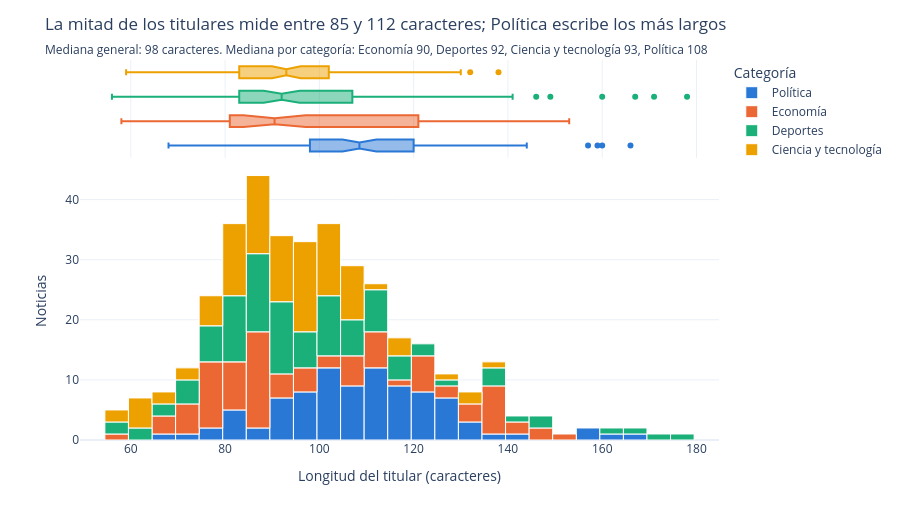

Here is the notebook cell this chart was saved with:
### Code cell
q1, mediana, q3 = df["len_titular"].quantile([0.25, 0.5, 0.75])
med_cat = df.groupby("etiqueta")["len_titular"].median().sort_values()

fig3 = px.histogram(df, x="len_titular", nbins=30, color="etiqueta", marginal="box",
                    color_discrete_map=COLORES, category_orders={"etiqueta": ETIQUETAS},
                    labels={"len_titular": "Longitud del titular (caracteres)", "etiqueta": "Categoría"})
fig3.for_each_trace(lambda t: t.update(name=ETIQ_LEGIBLE[t.name]))
fig3.update_traces(marker_line=dict(color="white", width=1), selector=dict(type="histogram"))
fig3.update_layout(height=520, yaxis_title="Noticias", legend_title_text="Categoría", title=dict(
    text=(f"La mitad de los titulares mide entre {q1:.0f} y {q3:.0f} caracteres; "
          f"{ETIQ_LEGIBLE[med_cat.index[-1]]} escribe los más largos"),
    subtitle=dict(text=(f"Mediana general: {mediana:.0f} caracteres. Mediana por categoría: "
                        + ", ".join(f"{ETIQ_LEGIBLE[k]} {v:.0f}" for k, v in med_cat.items())))))
fig3.show()

### Figure 1 — Plotly figure (JSON) as saved in the notebook; plotly's stock layout.template omitted (floating-point values rounded to 4 significant figures)
{"data": [{"bingroup": "x", "hovertemplate": "Categoría=politica<br>Longitud del titular (caracteres)=%{x}<br>count=%{y}<extra></extra>", "legendgroup": "politica", "marker": {"color": "#2a78d6", "line": {"color": "white", "width": 1}, "pattern": {"shape": ""}}, "name": "Política", "nbinsx": 30, "orientation": "v", "showlegend": true, "type": "histogram", "x": [113, 112, 84, 114, 104, 91, 116, 102, 128, 104, 107, 131, 112, 125, 99, 88, 129, 127, 115, 121, 104, 157, 112, 103, 82, 117, 112, 112, 98, 120, 94, 84, 107, 124, 127, 144, 105, 97, 74, 101, 99, 104, 91, 113, 108, 92, 159, 95, 130, 122, 107, 119, 76, 102, 160, 108, 104, 116, 166, 130, 111, 120, 114, 68, 96, 83, 92, 129, 98, 94, 120, 97, 114, 79, 109, 136, 118, 105, 117, 121, 105, 115, 83, 101, 103, 94, 89, 113, 126, 119, 120, 104], "xaxis": "x", "yaxis": "y"}, {"hovertemplate": "Categoría=politica<br>Longitud del titular (caracteres)=%{x}<extra></extra>", "legendgroup": "politica", "marker": {"color": "#2a78d6"}, "name": "Política", "notched": true, "showlegend": false, "type": "box", "x": [113, 112, 84, 114, 104, 91, 116, 102, 128, 104, 107, 131, 112, 125, 99, 88, 129, 127, 115, 121, 104, 157, 112, 103, 82, 117, 112, 112, 98, 120, 94, 84, 107, 124, 127, 144, 105, 97, 74, 101, 99, 104, 91, 113, 108, 92, 159, 95, 130, 122, 107, 119, 76, 102, 160, 108, 104, 116, 166, 130, 111, 120, 114, 68, 96, 83, 92, 129, 98, 94, 120, 97, 114, 79, 109, 136, 118, 105, 117, 121, 105, 115, 83, 101, 103, 94, 89, 113, 126, 119, 120, 104], "xaxis": "x2", "yaxis": "y2"}, {"bingroup": "x", "hovertemplate": "Categoría=economia<br>Longitud del titular (caracteres)=%{x}<br>count=%{y}<extra></extra>", "legendgroup": "economia", "marker": {"color": "#eb6834", "line": {"color": "white", "width": 1}, "pattern": {"shape": ""}}, "name": "Economía", "nbinsx": 30, "orientation": "v", "showlegend": true, "type": "histogram", "x": [58, 65, 90, 94, 127, 77, 111, 99, 77, 89, 141, 66, 79, 97, 88, 85, 103, 81, 77, 88, 72, 86, 110, 123, 153, 121, 124, 71, 111, 100, 149, 139, 91, 87, 134, 148, 78, 69, 114, 133, 76, 108, 119, 71, 85, 112, 137, 135, 137, 136, 107, 83, 83, 131, 138, 80, 110, 136, 106, 76, 127, 86, 89, 124, 86, 87, 95, 75, 88, 84, 86, 78, 72, 105, 108, 120, 82, 136, 85, 77, 89, 76, 142, 81, 89, 95, 93, 121, 74, 83], "xaxis": "x", "yaxis": "y"}, {"hovertemplate": "Categoría=economia<br>Longitud del titular (caracteres)=%{x}<extra></extra>", "legendgroup": "economia", "marker": {"color": "#eb6834"}, "name": "Economía", "notched": true, "showlegend": false, "type": "box", "x": [58, 65, 90, 94, 127, 77, 111, 99, 77, 89, 141, 66, 79, 97, 88, 85, 103, 81, 77, 88, 72, 86, 110, 123, 153, 121, 124, 71, 111, 100, 149, 139, 91, 87, 134, 148, 78, 69, 114, 133, 76, 108, 119, 71, 85, 112, 137, 135, 137, 136, 107, 83, 83, 131, 138, 80, 110, 136, 106, 76, 127, 86, 89, 124, 86, 87, 95, 75, 88, 84, 86, 78, 72, 105, 108, 120, 82, 136, 85, 77, 89, 76, 142, 81, 89, 95, 93, 121, 74, 83], "xaxis": "x2", "yaxis": "y2"}, {"bingroup": "x", "hovertemplate": "Categoría=deportes<br>Longitud del titular (caracteres)=%{x}<br>count=%{y}<extra></extra>", "legendgroup": "deportes", "marker": {"color": "#1baf7a", "line": {"color": "white", "width": 1}, "pattern": {"shape": ""}}, "name": "Deportes", "nbinsx": 30, "orientation": "v", "showlegend": true, "type": "histogram", "x": [83, 85, 92, 91, 123, 90, 92, 111, 101, 111, 101, 99, 85, 56, 102, 94, 84, 100, 62, 135, 69, 62, 75, 99, 106, 99, 82, 149, 178, 171, 100, 89, 113, 97, 101, 117, 105, 100, 73, 112, 128, 92, 107, 90, 115, 85, 112, 90, 79, 96, 86, 77, 82, 85, 105, 77, 106, 93, 73, 88, 117, 86, 113, 100, 58, 110, 80, 70, 102, 86, 74, 146, 141, 89, 135, 84, 120, 104, 167, 83, 79, 90, 118, 107, 135, 160, 80, 67, 88, 77, 80, 89, 92, 83, 92, 81, 86, 98], "xaxis": "x", "yaxis": "y"}, {"hovertemplate": "Categoría=deportes<br>Longitud del titular (caracteres)=%{x}<extra></extra>", "legendgroup": "deportes", "marker": {"color": "#1baf7a"}, "name": "Deportes", "notched": true, "showlegend": false, "type": "box", "x": [83, 85, 92, 91, 123, 90, 92, 111, 101, 111, 101, 99, 85, 56, 102, 94, 84, 100, 62, 135, 69, 62, 75, 99, 106, 99, 82, 149, 178, 171, 100, 89, 113, 97, 101, 117, 105, 100, 73, 112, 128, 92, 107, 90, 115, 85, 112, 90, 79, 96, 86, 77, 82, 85, 105, 77, 106, 93, 73, 88, 117, 86, 113, 100, 58, 110, 80, 70, 102, 86, 74, 146, 141, 89, 135, 84, 120, 104, 167, 83, 79, 90, 118, 107, 135, 160, 80, 67, 88, 77, 80, 89, 92, 83, 92, 81, 86, 98], "xaxis": "x2", "yaxis": "y2"}, {"bingroup": "x", "hovertemplate": "Categoría=ciencia_tecnologia<br>Longitud del titular (caracteres)=%{x}<br>count=%{y}<extra></extra>", "legendgroup": "ciencia_tecnologia", "marker": {"color": "#eda100", "line": {"color": "white", "width": 1}, "pattern": {"shape": ""}}, "name": "Ciencia y tecnología", "nbinsx": 30, "orientation": "v", "showlegend": true, "type": "histogram", "x": [90, 76, 87, 88, 84, 103, 97, 95, 97, 70, 103, 84, 96, 107, 107, 89, 80, 101, 80, 88, 96, 90, 78, 138, 106, 102, 107, 94, 103, 101, 99, 62, 85, 94, 99, 81, 88, 88, 93, 82, 115, 115, 59, 97, 106, 86, 101, 90, 99, 94, 130, 77, 62, 105, 59, 90, 83, 87, 117, 103, 102, 97, 105, 99, 74, 90, 84, 62, 88, 60, 128, 80, 103, 104, 98, 83, 97, 67, 100, 89, 98, 77, 76, 90, 61, 99, 132, 93, 83, 108, 80, 89, 89, 65, 114, 107], "xaxis": "x", "yaxis": "y"}, {"hovertemplate": "Categoría=ciencia_tecnologia<br>Longitud del titular (caracteres)=%{x}<extra></extra>", "legendgroup": "ciencia_tecnologia", "marker": {"color": "#eda100"}, "name": "Ciencia y tecnología", "notched": true, "showlegend": false, "type": "box", "x": [90, 76, 87, 88, 84, 103, 97, 95, 97, 70, 103, 84, 96, 107, 107, 89, 80, 101, 80, 88, 96, 90, 78, 138, 106, 102, 107, 94, 103, 101, 99, 62, 85, 94, 99, 81, 88, 88, 93, 82, 115, 115, 59, 97, 106, 86, 101, 90, 99, 94, 130, 77, 62, 105, 59, 90, 83, 87, 117, 103, 102, 97, 105, 99, 74, 90, 84, 62, 88, 60, 128, 80, 103, 104, 98, 83, 97, 67, 100, 89, 98, 77, 76, 90, 61, 99, 132, 93, 83, 108, 80, 89, 89, 65, 114, 107], "xaxis": "x2", "yaxis": "y2"}], "layout": {"barmode": "relative", "height": 520, "legend": {"title": {"text": "Categoría"}, "tracegroupgap": 0}, "margin": {"t": 60}, "title": {"subtitle": {"text": "Mediana general: 98 caracteres. Mediana por categoría: Economía 90, Deportes 92, Ciencia y tecnología 93, Política 108"}, "text": "La mitad de los titulares mide entre 85 y 112 caracteres; Política escribe los más largos"}, "xaxis": {"anchor": "y", "domain": [0.0, 1.0], "title": {"text": "Longitud del titular (caracteres)"}}, "xaxis2": {"anchor": "y2", "domain": [0.0, 1.0], "matches": "x", "showgrid": true, "showticklabels": false}, "yaxis": {"anchor": "x", "domain": [0.0, 0.7326], "title": {"text": "Noticias"}}, "yaxis2": {"anchor": "x2", "domain": [0.7426, 1.0], "matches": "y2", "showgrid": false, "showline": false, "showticklabels": false, "ticks": ""}}}
